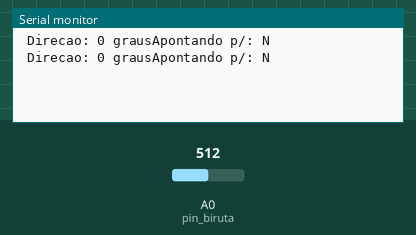
Recording of a sketch running on a simulated Arduino Uno, built with avr-gcc and run on an emulated ATmega328P. Parts: the last lines printed to the serial monitor. Inputs (shaded band) come from the test bench; at power-on: A0 (pin_biruta) = 512.

Above: at 1.8 s.
1.9 s: A0 (pin_biruta) set to 265
At 2.8 s:
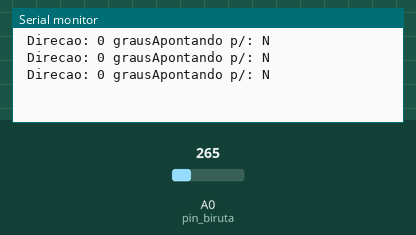
3.4 s: A0 (pin_biruta) set to 239
At 4.7 s:
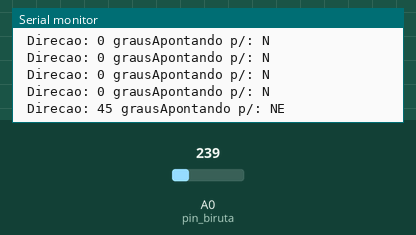
6.5 s: A0 (pin_biruta) set to 170
At 7.8 s:
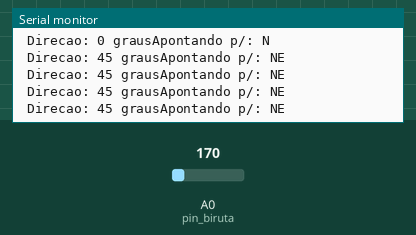
8.0 s: A0 (pin_biruta) set to 143
At 8.8 s:
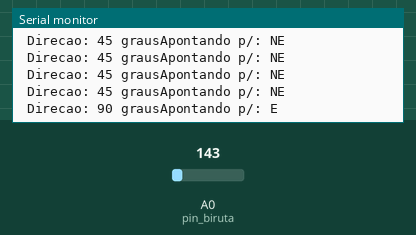
10.5 s: A0 (pin_biruta) set to 122
At 11.4 s:
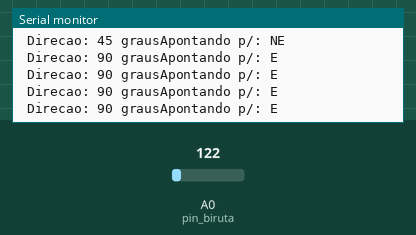
12.0 s: A0 (pin_biruta) set to 105
At 12.8 s:
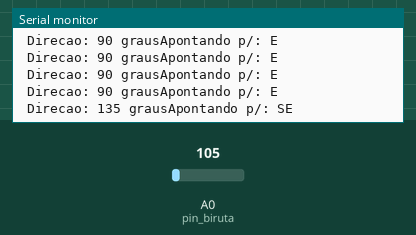

The sketch:

biruta.ino
```cpp
#include <Wire.h>
#include <LiquidCrystal_I2C.h>

// Inicializa o display no endereco 0x27
//LiquidCrystal_I2C lcd(0x3F,2,1,0,4,5,6,7,3, POSITIVE);

byte grau[8] = {B00110,B01001,B01001,B00110,B00000,B00000,B00000,B00000};

// Const def
#define pin_biruta 0
float valor =0;
int dir_graus =0;
String dir = "";

void setup() {
  //  inicializa a comunicação serial a 9600 bps:
  Serial.begin(9600);
  //lcd.createChar(4, grau);
}

void loop() {

ler_biruta();
}

void ler_biruta(){
  valor = analogRead(pin_biruta)* (5.0 / 1023.0);

if (valor <= 0.27) {
dir_graus = 315;
dir = "NO";
}
else if (valor <= 0.32) {
dir_graus = 270;
dir = "O";
}
else if (valor <= 0.38) {
dir_graus = 225;
dir = "SO";
}
else if (valor <= 0.45) {
dir_graus = 180;
dir = "S";
}
else if (valor <= 0.57) {
dir_graus = 135;
dir = "SE";
}
else if (valor <= 0.75) {
dir_graus = 90;
dir = "E";
}
else if (valor <= 1.25) {
dir_graus = 45;
dir = "NE";
}
else {
dir_graus = 0;
dir = "N";
}

 Serial.print(" Direcao: ");
 Serial.print(dir_graus);
 Serial.print(" graus");


 Serial.print("Apontando p/: ");
 Serial.println(dir);
 delay (1000);
  }
```

Measured:
- the behaviour switches between 256 and 255 on A0 (pin_biruta) (found by bisection; images 1 and 2)
- the behaviour switches between 154 and 153 on A0 (pin_biruta) (found by bisection; images 3 and 4)
- the behaviour switches between 117 and 116 on A0 (pin_biruta) (found by bisection; images 5 and 6)
- after the input at 3.4 s, the serial monitor: prints a new line after 0.60 s (image 2)
- after the input at 8.0 s, the serial monitor: prints a new line at once (image 4)
- after the input at 12.0 s, the serial monitor: prints a new line at once (image 6)
